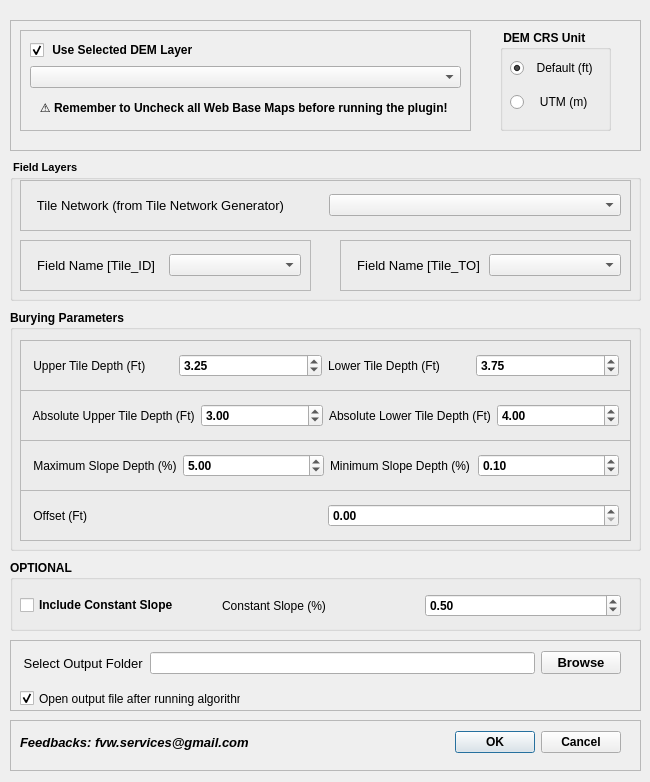
<?xml version="1.0" encoding="UTF-8"?>
<ui version="4.0">
 <class>TileNetworkOrderDialogBase</class>
 <widget class="QDialog" name="TileNetworkOrderDialogBase">
  <property name="geometry">
   <rect>
    <x>0</x>
    <y>0</y>
    <width>650</width>
    <height>782</height>
   </rect>
  </property>
  <property name="windowTitle">
   <string>Tile Network Order</string>
  </property>
  <widget class="QFrame" name="frame">
   <property name="geometry">
    <rect>
     <x>10</x>
     <y>720</y>
     <width>631</width>
     <height>51</height>
    </rect>
   </property>
   <property name="frameShape">
    <enum>QFrame::StyledPanel</enum>
   </property>
   <property name="frameShadow">
    <enum>QFrame::Raised</enum>
   </property>
   <widget class="QWidget" name="layoutWidget">
    <property name="geometry">
     <rect>
      <x>10</x>
      <y>10</y>
      <width>601</width>
      <height>25</height>
     </rect>
    </property>
    <layout class="QHBoxLayout" name="horizontalLayout">
     <item>
      <widget class="QLabel" name="label">
       <property name="font">
        <font>
         <pointsize>10</pointsize>
         <weight>75</weight>
         <italic>true</italic>
         <bold>true</bold>
        </font>
       </property>
       <property name="text">
        <string>Feedbacks: fvw.services@gmail.com</string>
       </property>
      </widget>
     </item>
     <item>
      <widget class="QDialogButtonBox" name="button_box">
       <property name="font">
        <font>
         <weight>75</weight>
         <bold>true</bold>
        </font>
       </property>
       <property name="orientation">
        <enum>Qt::Horizontal</enum>
       </property>
       <property name="standardButtons">
        <set>QDialogButtonBox::Cancel|QDialogButtonBox::Ok</set>
       </property>
      </widget>
     </item>
    </layout>
   </widget>
  </widget>
  <widget class="QFrame" name="frame_8">
   <property name="geometry">
    <rect>
     <x>10</x>
     <y>20</y>
     <width>631</width>
     <height>131</height>
    </rect>
   </property>
   <property name="frameShape">
    <enum>QFrame::StyledPanel</enum>
   </property>
   <property name="frameShadow">
    <enum>QFrame::Raised</enum>
   </property>
   <widget class="QFrame" name="frame_3">
    <property name="geometry">
     <rect>
      <x>10</x>
      <y>10</y>
      <width>451</width>
      <height>101</height>
     </rect>
    </property>
    <property name="frameShape">
     <enum>QFrame::StyledPanel</enum>
    </property>
    <property name="frameShadow">
     <enum>QFrame::Raised</enum>
    </property>
    <widget class="QWidget" name="layoutWidget">
     <property name="geometry">
      <rect>
       <x>10</x>
       <y>10</y>
       <width>431</width>
       <height>81</height>
      </rect>
     </property>
     <layout class="QVBoxLayout" name="verticalLayout">
      <item>
       <widget class="QCheckBox" name="checkBox_2">
        <property name="font">
         <font>
          <weight>75</weight>
          <bold>true</bold>
         </font>
        </property>
        <property name="text">
         <string> Use Selected DEM Layer</string>
        </property>
        <property name="checked">
         <bool>true</bool>
        </property>
       </widget>
      </item>
      <item>
       <widget class="QgsMapLayerComboBox" name="mMapLayerComboBox">
        <property name="allowEmptyLayer">
         <bool>true</bool>
        </property>
        <property name="showCrs">
         <bool>true</bool>
        </property>
       </widget>
      </item>
      <item>
       <widget class="QLabel" name="label_16">
        <property name="font">
         <font>
          <weight>75</weight>
          <bold>true</bold>
         </font>
        </property>
        <property name="text">
         <string>   ⚠️ Remember to Uncheck all Web Base Maps before running the plugin!</string>
        </property>
       </widget>
      </item>
     </layout>
    </widget>
   </widget>
   <widget class="QGroupBox" name="groupBox_3">
    <property name="geometry">
     <rect>
      <x>490</x>
      <y>10</y>
      <width>111</width>
      <height>101</height>
     </rect>
    </property>
    <property name="font">
     <font>
      <weight>75</weight>
      <bold>true</bold>
     </font>
    </property>
    <property name="title">
     <string> DEM CRS Unit</string>
    </property>
    <widget class="QWidget" name="layoutWidget_2">
     <property name="geometry">
      <rect>
       <x>10</x>
       <y>20</y>
       <width>91</width>
       <height>71</height>
      </rect>
     </property>
     <layout class="QVBoxLayout" name="verticalLayout_4">
      <item>
       <widget class="QRadioButton" name="radioButton">
        <property name="font">
         <font>
          <weight>50</weight>
          <bold>false</bold>
         </font>
        </property>
        <property name="text">
         <string>  Default (ft)</string>
        </property>
        <property name="checked">
         <bool>true</bool>
        </property>
       </widget>
      </item>
      <item>
       <widget class="QRadioButton" name="radioButton_2">
        <property name="font">
         <font>
          <weight>50</weight>
          <bold>false</bold>
         </font>
        </property>
        <property name="text">
         <string>   UTM (m)</string>
        </property>
       </widget>
      </item>
     </layout>
    </widget>
   </widget>
  </widget>
  <widget class="QGroupBox" name="groupBox">
   <property name="geometry">
    <rect>
     <x>10</x>
     <y>160</y>
     <width>631</width>
     <height>141</height>
    </rect>
   </property>
   <property name="font">
    <font>
     <pointsize>8</pointsize>
     <weight>75</weight>
     <bold>true</bold>
    </font>
   </property>
   <property name="title">
    <string> Field Layers</string>
   </property>
   <widget class="QFrame" name="frame_7">
    <property name="geometry">
     <rect>
      <x>10</x>
      <y>20</y>
      <width>611</width>
      <height>51</height>
     </rect>
    </property>
    <property name="frameShape">
     <enum>QFrame::StyledPanel</enum>
    </property>
    <property name="frameShadow">
     <enum>QFrame::Raised</enum>
    </property>
    <widget class="QWidget" name="">
     <property name="geometry">
      <rect>
       <x>10</x>
       <y>10</y>
       <width>591</width>
       <height>31</height>
      </rect>
     </property>
     <layout class="QHBoxLayout" name="horizontalLayout_8">
      <item>
       <widget class="QLabel" name="label_20">
        <property name="font">
         <font>
          <pointsize>10</pointsize>
          <weight>50</weight>
          <bold>false</bold>
         </font>
        </property>
        <property name="text">
         <string>  Tile Network (from Tile Network Generator) </string>
        </property>
       </widget>
      </item>
      <item>
       <widget class="QgsMapLayerComboBox" name="mMapLayerComboBox_2"/>
      </item>
     </layout>
    </widget>
   </widget>
   <widget class="QFrame" name="frame_4">
    <property name="geometry">
     <rect>
      <x>10</x>
      <y>80</y>
      <width>291</width>
      <height>51</height>
     </rect>
    </property>
    <property name="frameShape">
     <enum>QFrame::StyledPanel</enum>
    </property>
    <property name="frameShadow">
     <enum>QFrame::Raised</enum>
    </property>
    <widget class="QWidget" name="">
     <property name="geometry">
      <rect>
       <x>10</x>
       <y>10</y>
       <width>271</width>
       <height>31</height>
      </rect>
     </property>
     <layout class="QHBoxLayout" name="horizontalLayout_2">
      <item>
       <widget class="QLabel" name="label_18">
        <property name="font">
         <font>
          <pointsize>10</pointsize>
          <weight>50</weight>
          <bold>false</bold>
         </font>
        </property>
        <property name="text">
         <string>  Field Name [Tile_ID]</string>
        </property>
       </widget>
      </item>
      <item>
       <widget class="QgsFieldComboBox" name="mFieldComboBox_1"/>
      </item>
     </layout>
    </widget>
   </widget>
   <widget class="QFrame" name="frame_5">
    <property name="geometry">
     <rect>
      <x>330</x>
      <y>80</y>
      <width>291</width>
      <height>51</height>
     </rect>
    </property>
    <property name="frameShape">
     <enum>QFrame::StyledPanel</enum>
    </property>
    <property name="frameShadow">
     <enum>QFrame::Raised</enum>
    </property>
    <widget class="QWidget" name="layoutWidget_3">
     <property name="geometry">
      <rect>
       <x>10</x>
       <y>10</y>
       <width>271</width>
       <height>31</height>
      </rect>
     </property>
     <layout class="QHBoxLayout" name="horizontalLayout_3">
      <item>
       <widget class="QLabel" name="label_19">
        <property name="font">
         <font>
          <pointsize>10</pointsize>
          <weight>50</weight>
          <bold>false</bold>
         </font>
        </property>
        <property name="text">
         <string>  Field Name [Tile_TO]</string>
        </property>
       </widget>
      </item>
      <item>
       <widget class="QgsFieldComboBox" name="mFieldComboBox_2"/>
      </item>
     </layout>
    </widget>
   </widget>
  </widget>
  <widget class="QGroupBox" name="groupBox_2">
   <property name="geometry">
    <rect>
     <x>10</x>
     <y>310</y>
     <width>631</width>
     <height>241</height>
    </rect>
   </property>
   <property name="font">
    <font>
     <weight>75</weight>
     <bold>true</bold>
    </font>
   </property>
   <property name="title">
    <string>Burying Parameters</string>
   </property>
   <widget class="QFrame" name="frame_9">
    <property name="geometry">
     <rect>
      <x>10</x>
      <y>30</y>
      <width>611</width>
      <height>51</height>
     </rect>
    </property>
    <property name="frameShape">
     <enum>QFrame::StyledPanel</enum>
    </property>
    <property name="frameShadow">
     <enum>QFrame::Raised</enum>
    </property>
    <widget class="QWidget" name="layoutWidget_7">
     <property name="geometry">
      <rect>
       <x>10</x>
       <y>10</y>
       <width>589</width>
       <height>31</height>
      </rect>
     </property>
     <layout class="QHBoxLayout" name="horizontalLayout_5">
      <item>
       <widget class="QLabel" name="label_8">
        <property name="font">
         <font>
          <weight>50</weight>
          <bold>false</bold>
         </font>
        </property>
        <property name="text">
         <string> Upper Tile Depth (Ft)</string>
        </property>
       </widget>
      </item>
      <item>
       <widget class="QDoubleSpinBox" name="doubleSpinBox_2">
        <property name="font">
         <font>
          <weight>75</weight>
          <bold>true</bold>
         </font>
        </property>
        <property name="maximum">
         <double>1000.000000000000000</double>
        </property>
        <property name="singleStep">
         <double>0.050000000000000</double>
        </property>
        <property name="value">
         <double>3.250000000000000</double>
        </property>
       </widget>
      </item>
      <item>
       <widget class="QLabel" name="label_9">
        <property name="font">
         <font>
          <weight>50</weight>
          <bold>false</bold>
         </font>
        </property>
        <property name="text">
         <string>Lower Tile Depth (Ft)</string>
        </property>
       </widget>
      </item>
      <item>
       <widget class="QDoubleSpinBox" name="doubleSpinBox_3">
        <property name="font">
         <font>
          <weight>75</weight>
          <bold>true</bold>
         </font>
        </property>
        <property name="maximum">
         <double>1000.000000000000000</double>
        </property>
        <property name="singleStep">
         <double>0.050000000000000</double>
        </property>
        <property name="value">
         <double>3.750000000000000</double>
        </property>
       </widget>
      </item>
     </layout>
    </widget>
   </widget>
   <widget class="QFrame" name="frame_10">
    <property name="geometry">
     <rect>
      <x>10</x>
      <y>80</y>
      <width>611</width>
      <height>51</height>
     </rect>
    </property>
    <property name="frameShape">
     <enum>QFrame::StyledPanel</enum>
    </property>
    <property name="frameShadow">
     <enum>QFrame::Raised</enum>
    </property>
    <widget class="QWidget" name="layoutWidget_8">
     <property name="geometry">
      <rect>
       <x>10</x>
       <y>10</y>
       <width>589</width>
       <height>31</height>
      </rect>
     </property>
     <layout class="QHBoxLayout" name="horizontalLayout_6">
      <item>
       <widget class="QLabel" name="label_11">
        <property name="font">
         <font>
          <weight>50</weight>
          <bold>false</bold>
         </font>
        </property>
        <property name="text">
         <string> Absolute Upper Tile Depth (Ft)</string>
        </property>
       </widget>
      </item>
      <item>
       <widget class="QDoubleSpinBox" name="doubleSpinBox_5">
        <property name="font">
         <font>
          <weight>75</weight>
          <bold>true</bold>
         </font>
        </property>
        <property name="maximum">
         <double>1000.000000000000000</double>
        </property>
        <property name="singleStep">
         <double>0.050000000000000</double>
        </property>
        <property name="value">
         <double>3.000000000000000</double>
        </property>
       </widget>
      </item>
      <item>
       <widget class="QLabel" name="label_12">
        <property name="font">
         <font>
          <weight>50</weight>
          <bold>false</bold>
         </font>
        </property>
        <property name="text">
         <string>Absolute Lower Tile Depth (Ft)</string>
        </property>
       </widget>
      </item>
      <item>
       <widget class="QDoubleSpinBox" name="doubleSpinBox_6">
        <property name="font">
         <font>
          <weight>75</weight>
          <bold>true</bold>
         </font>
        </property>
        <property name="maximum">
         <double>1000.000000000000000</double>
        </property>
        <property name="singleStep">
         <double>0.050000000000000</double>
        </property>
        <property name="value">
         <double>4.000000000000000</double>
        </property>
       </widget>
      </item>
     </layout>
    </widget>
   </widget>
   <widget class="QFrame" name="frame_11">
    <property name="geometry">
     <rect>
      <x>10</x>
      <y>130</y>
      <width>611</width>
      <height>51</height>
     </rect>
    </property>
    <property name="frameShape">
     <enum>QFrame::StyledPanel</enum>
    </property>
    <property name="frameShadow">
     <enum>QFrame::Raised</enum>
    </property>
    <widget class="QWidget" name="layoutWidget_9">
     <property name="geometry">
      <rect>
       <x>10</x>
       <y>10</y>
       <width>589</width>
       <height>31</height>
      </rect>
     </property>
     <layout class="QHBoxLayout" name="horizontalLayout_7">
      <item>
       <widget class="QLabel" name="label_14">
        <property name="font">
         <font>
          <weight>50</weight>
          <bold>false</bold>
         </font>
        </property>
        <property name="text">
         <string> Maximum Slope Depth (%)</string>
        </property>
       </widget>
      </item>
      <item>
       <widget class="QDoubleSpinBox" name="doubleSpinBox_8">
        <property name="font">
         <font>
          <weight>75</weight>
          <bold>true</bold>
         </font>
        </property>
        <property name="maximum">
         <double>1000.000000000000000</double>
        </property>
        <property name="singleStep">
         <double>0.010000000000000</double>
        </property>
        <property name="value">
         <double>5.000000000000000</double>
        </property>
       </widget>
      </item>
      <item>
       <widget class="QLabel" name="label_15">
        <property name="font">
         <font>
          <weight>50</weight>
          <bold>false</bold>
         </font>
        </property>
        <property name="text">
         <string>Minimum Slope Depth (%)</string>
        </property>
       </widget>
      </item>
      <item>
       <widget class="QDoubleSpinBox" name="doubleSpinBox_9">
        <property name="font">
         <font>
          <weight>75</weight>
          <bold>true</bold>
         </font>
        </property>
        <property name="maximum">
         <double>1000.000000000000000</double>
        </property>
        <property name="singleStep">
         <double>0.010000000000000</double>
        </property>
        <property name="value">
         <double>0.100000000000000</double>
        </property>
       </widget>
      </item>
     </layout>
    </widget>
   </widget>
   <widget class="QFrame" name="frame_12">
    <property name="geometry">
     <rect>
      <x>10</x>
      <y>180</y>
      <width>611</width>
      <height>51</height>
     </rect>
    </property>
    <property name="frameShape">
     <enum>QFrame::StyledPanel</enum>
    </property>
    <property name="frameShadow">
     <enum>QFrame::Raised</enum>
    </property>
    <widget class="QWidget" name="layoutWidget_10">
     <property name="geometry">
      <rect>
       <x>10</x>
       <y>10</y>
       <width>589</width>
       <height>31</height>
      </rect>
     </property>
     <layout class="QHBoxLayout" name="horizontalLayout_9">
      <item>
       <widget class="QLabel" name="label_13">
        <property name="font">
         <font>
          <weight>50</weight>
          <bold>false</bold>
         </font>
        </property>
        <property name="text">
         <string> Offset (Ft)</string>
        </property>
       </widget>
      </item>
      <item>
       <widget class="QDoubleSpinBox" name="doubleSpinBox_7">
        <property name="font">
         <font>
          <weight>75</weight>
          <bold>true</bold>
         </font>
        </property>
        <property name="maximum">
         <double>1000.000000000000000</double>
        </property>
        <property name="singleStep">
         <double>0.050000000000000</double>
        </property>
        <property name="value">
         <double>0.000000000000000</double>
        </property>
       </widget>
      </item>
     </layout>
    </widget>
   </widget>
  </widget>
  <widget class="QGroupBox" name="groupBox_4">
   <property name="geometry">
    <rect>
     <x>10</x>
     <y>560</y>
     <width>631</width>
     <height>71</height>
    </rect>
   </property>
   <property name="font">
    <font>
     <weight>75</weight>
     <bold>true</bold>
    </font>
   </property>
   <property name="title">
    <string>OPTIONAL</string>
   </property>
   <widget class="QWidget" name="layoutWidget_11">
    <property name="geometry">
     <rect>
      <x>10</x>
      <y>30</y>
      <width>601</width>
      <height>31</height>
     </rect>
    </property>
    <layout class="QHBoxLayout" name="horizontalLayout_4">
     <item>
      <widget class="QCheckBox" name="checkBox_3">
       <property name="font">
        <font>
         <weight>75</weight>
         <bold>true</bold>
        </font>
       </property>
       <property name="text">
        <string>Include Constant Slope</string>
       </property>
       <property name="checked">
        <bool>false</bool>
       </property>
      </widget>
     </item>
     <item>
      <widget class="QLabel" name="label_5">
       <property name="font">
        <font>
         <weight>50</weight>
         <bold>false</bold>
        </font>
       </property>
       <property name="text">
        <string>Constant Slope (%)</string>
       </property>
      </widget>
     </item>
     <item>
      <widget class="QDoubleSpinBox" name="doubleSpinBox">
       <property name="font">
        <font>
         <weight>75</weight>
         <bold>true</bold>
        </font>
       </property>
       <property name="maximum">
        <double>1000.000000000000000</double>
       </property>
       <property name="singleStep">
        <double>0.010000000000000</double>
       </property>
       <property name="value">
        <double>0.500000000000000</double>
       </property>
      </widget>
     </item>
    </layout>
   </widget>
  </widget>
  <widget class="QFrame" name="frame_2">
   <property name="geometry">
    <rect>
     <x>10</x>
     <y>640</y>
     <width>631</width>
     <height>71</height>
    </rect>
   </property>
   <property name="frameShape">
    <enum>QFrame::StyledPanel</enum>
   </property>
   <property name="frameShadow">
    <enum>QFrame::Raised</enum>
   </property>
   <widget class="QWidget" name="layoutWidget_12">
    <property name="geometry">
     <rect>
      <x>10</x>
      <y>10</y>
      <width>601</width>
      <height>26</height>
     </rect>
    </property>
    <layout class="QHBoxLayout" name="horizontalLayout_10">
     <item>
      <widget class="QLabel" name="label_2">
       <property name="font">
        <font>
         <pointsize>10</pointsize>
        </font>
       </property>
       <property name="text">
        <string> Select Output Folder</string>
       </property>
      </widget>
     </item>
     <item>
      <widget class="QLineEdit" name="lineEdit"/>
     </item>
     <item>
      <widget class="QPushButton" name="pushButton">
       <property name="font">
        <font>
         <pointsize>10</pointsize>
         <weight>75</weight>
         <bold>true</bold>
        </font>
       </property>
       <property name="text">
        <string>Browse</string>
       </property>
      </widget>
     </item>
    </layout>
   </widget>
   <widget class="QCheckBox" name="checkBox">
    <property name="geometry">
     <rect>
      <x>10</x>
      <y>50</y>
      <width>221</width>
      <height>17</height>
     </rect>
    </property>
    <property name="font">
     <font>
      <weight>50</weight>
      <bold>false</bold>
     </font>
    </property>
    <property name="text">
     <string>Open output file after running algorithm</string>
    </property>
    <property name="checked">
     <bool>true</bool>
    </property>
   </widget>
  </widget>
 </widget>
 <customwidgets>
  <customwidget>
   <class>QgsFieldComboBox</class>
   <extends>QComboBox</extends>
   <header>qgsfieldcombobox.h</header>
  </customwidget>
  <customwidget>
   <class>QgsMapLayerComboBox</class>
   <extends>QComboBox</extends>
   <header>qgsmaplayercombobox.h</header>
  </customwidget>
 </customwidgets>
 <resources/>
 <connections>
  <connection>
   <sender>button_box</sender>
   <signal>accepted()</signal>
   <receiver>TileNetworkOrderDialogBase</receiver>
   <slot>accept()</slot>
   <hints>
    <hint type="sourcelabel">
     <x>20</x>
     <y>20</y>
    </hint>
    <hint type="destinationlabel">
     <x>20</x>
     <y>20</y>
    </hint>
   </hints>
  </connection>
  <connection>
   <sender>button_box</sender>
   <signal>rejected()</signal>
   <receiver>TileNetworkOrderDialogBase</receiver>
   <slot>reject()</slot>
   <hints>
    <hint type="sourcelabel">
     <x>20</x>
     <y>20</y>
    </hint>
    <hint type="destinationlabel">
     <x>20</x>
     <y>20</y>
    </hint>
   </hints>
  </connection>
 </connections>
</ui>
